Frame 1 (no input): blank canvas, image omitted
Frame 60 (no input): blank canvas, image omitted
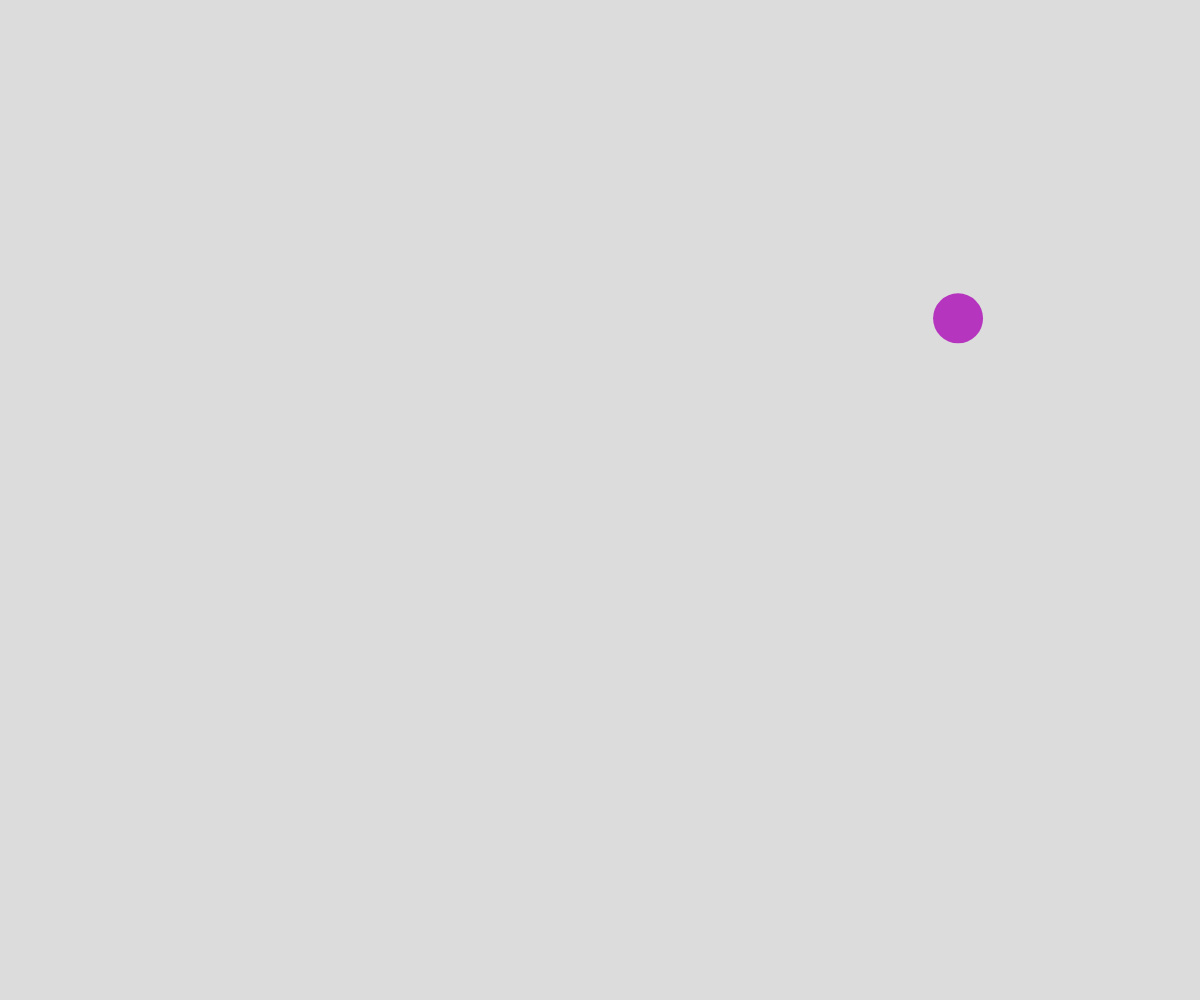
Frame 120 (the mouse pressed at the canvas centre since frame 60)

The p5.js sketch whose frames 1 and 60 were blank and that drew this single picture after the mouse press (run headless with seeded random() and noise() and a simulated clock; from frame 60 on, the mouse is pressed at the canvas centre):

// p5.js sketch
// ── sketch.js
let x;
let radius = 25;
let y;
let r = 255;
let g = 0;
let b = 0;
let dx;
let dy;
let state = "start screen";


function setup() {
  createCanvas(windowWidth, windowHeight);
  x = width/2;
  y = height/2;
  circleColor();
  noStroke(); 
  dy = random(-10,10);
  dx = random(-10,10);
}

function draw() {
  if (state === "start screen"){
    background(0);
  }
  else if (state === "bouncing ball"){
    background(220);
    drawCircle();
    bounceWall();
    moveBalls();
  }
}

function drawCircle(){
  fill(r,g,b);
  circle(x,y,2*radius);
}
function bounceWall(){
  if (x + radius >= width || x - radius <=0){
    dx = -1 * dx;
    circleColor();
  }
  if (y + radius >= height || y - radius <= 0){
    dy = -1*dy;
    circleColor();
  }
}
function moveBalls(){
  y +=dy;
  x +=dx;
}
function circleColor(){
  r = random(255);
  g = random(255);
  b = random(255);
}
function keyTyped(){
  if (key === " "){
    let dy = random(-10,10);
    let dx = random(-10,10);
  }
  else if (key === "c"){
    circleColor();
  }
}

function mousePressed(){
  if (state === "start screen"){
    state = "bouncing ball";
  }
}

function showInstructions() {
  fill("white");
  textSize(42);
  textAlign(CENTER, CENTER);
  text("click mouse to start", width/2, height/2);
}
